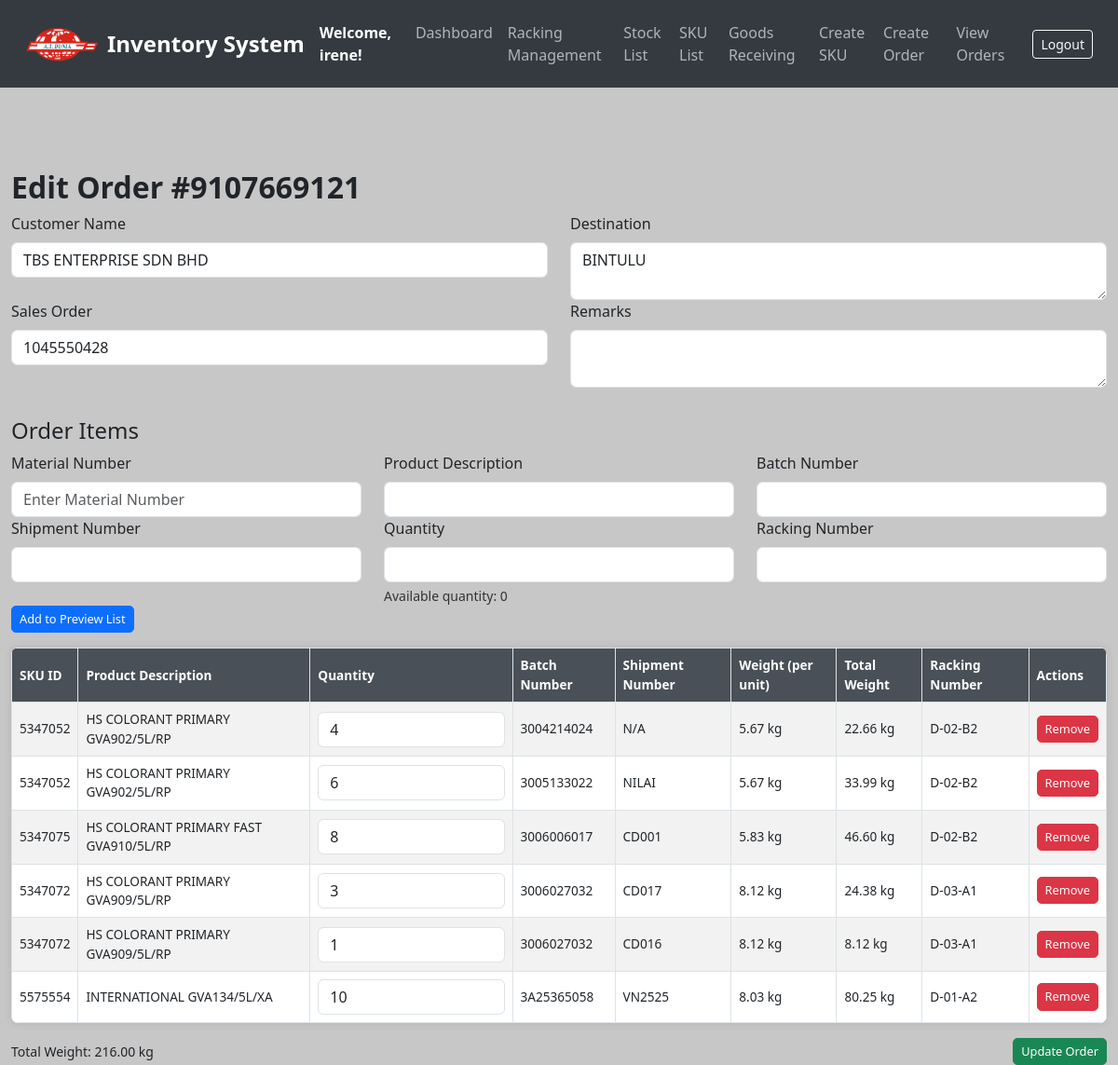
Page /edit-order/984 (signed in) on the committed database.
### models.py (models this page shows, shortened)
class User(UserMixin, db.Model):
    __tablename__ = 'users'
    id = db.Column(db.Integer, primary_key=True)
    username = db.Column(db.String(80), unique=True, nullable=False)
    email = db.Column(db.String(120), unique=True, nullable=False)
    password = db.Column(db.String(200), nullable=False)  # Store hashed passwords
    date_created = db.Column(db.DateTime, default=get_local_time)
    last_login = db.Column(db.DateTime, nullable=True)
    is_active = db.Column(db.Boolean, default=True)  # For account activation/deactivation
    is_approved = db.Column(db.Boolean, default=False)
    is_admin = db.Column(db.Boolean, default=False)

class Order(db.Model):
    __tablename__ = 'orders'
    id = db.Column(db.Integer, primary_key=True)
    dn_number = db.Column(db.String(50), unique=True, nullable=False)  # Add DN number field
    created_at = db.Column(db.DateTime, default=get_local_time)
    customer_name = db.Column(db.String(100), nullable=False)
    address = db.Column(db.String(255), nullable=False)
    sales_order = db.Column(db.String(255), nullable=False)
    remarks = db.Column(db.String(255), nullable=True)
    status = db.Column(db.String(20), default='active')
    created_by = db.Column(db.String(255), nullable=True)
    last_updated_by = db.Column(db.String(255), nullable=True)  # Add this line
    items = db.relationship('OrderItem', backref='order', cascade='all, delete-orphan', lazy=True)

class SKU(db.Model):
    __tablename__ = 'sku_list'
    id = db.Column(db.Integer, primary_key=True)
    material_number = db.Column(db.String(50), unique=True, nullable=False)
    product_description = db.Column(db.String(200), nullable=False)
    pack_size_id = db.Column(db.Integer, db.ForeignKey('pack_sizes.id'), nullable=False)
    weight = db.Column(db.Float, nullable=False)
    pack_size = db.relationship('PackSize', backref='skus', lazy=True)  # Establish relationship

### app.py (the view)
@app.route('/edit-order/<int:order_id>', methods=['GET'])
@login_required
def edit_order(order_id):
    order = Order.query.get_or_404(order_id)
    order_items = OrderItem.query.filter_by(order_id=order.id).all()
    return render_template('edit_order.html', order=order, order_items=order_items)

### app.py (called while the page is built)
@login_manager.user_loader
def load_user(user_id):
    return db.session.get(User, int(user_id))

### templates/edit_order.html (shortened to what this page needs)
<!DOCTYPE html>
<html lang="en">
<head>
    <link href="https://cdn.jsdelivr.net/npm/bootstrap@5.3.0/dist/css/bootstrap.min.css" rel="stylesheet">
</head>
<body>
<nav class="navbar navbar-expand-lg navbar-dark">
    <div class="container-fluid">
        <img src="{{ url_for('static', filename='logo_.png') }}" alt="Logo" width="80" height="40" class="me-2">
        <a class="navbar-brand" href="/">Inventory System</a>
        <strong class="text-white">Welcome, {{ current_user.username }}!</strong>
        <div class="collapse navbar-collapse" id="navbarNav">
            <ul class="navbar-nav ms-auto">
                <li class="nav-item"><a class="nav-link" href="/dashboard">Dashboard</a></li>
                <li class="nav-item"><a class="nav-link" href="/create_racking">Racking Management</a></li>
                <li class="nav-item"><a class="nav-link" href="/stocks">Stock List</a></li>
                <li class="nav-item"><a class="nav-link" href="/sku-list">SKU List</a></li>
                <li class="nav-item"><a class="nav-link" href="/create-stock">Goods Receiving</a></li>
                <li class="nav-item"><a class="nav-link" href="/add-sku">Create SKU</a></li>
                <li class="nav-item"><a class="nav-link" href="/create-order">Create Order</a></li>
                <li class="nav-item"><a class="nav-link" href="/orders">View Orders</a></li>
            </ul>
            <form class="d-flex ms-3" action="{{ url_for('logout') }}" method="POST">
                <button class="btn btn-sm btn-outline-light" type="submit">Logout</button>
            </form>
        </div>
    </div>
</nav>
    <div class="container mt-5">
        <h2>Edit Order #{{ order.dn_number }}</h2>
        <form id="editOrderForm">
            <div class="row mb-3">
                <div class="col-md-6 form-group">
                    <label for="customer_name" class="form-label">Customer Name</label>
                    <input type="text" id="customer_name" class="form-control" value="{{ order.customer_name }}" required>
                </div>
                <div class="col-md-6 form-group">
                    <label for="address" class="form-label">Destination</label>
                    <textarea id="address" class="form-control" required>{{ order.address }}</textarea>
                </div>
                <div class="col-md-6 form-group">
                    <label for="sales_order" class="form-label">Sales Order</label>
                    <input type="text" id="sales_order" class="form-control" value="{{ order.sales_order }}" required>
                </div>
                <div class="col-md-6 form-group">
                    <label for="remarks" class="form-label">Remarks</label>
                    <textarea id="remarks" class="form-control">{{ order.remarks }}</textarea>
                </div>
            </div>
            <h4>Order Items</h4>
            <div class="row mb-3">
                <div class="col-md-4 form-group">
                    <label for="material_number" class="form-label">Material Number</label>
                    <input type="text" id="material_number" class="form-control" placeholder="Enter Material Number">
                </div>
                <div class="col-md-4 form-group">
                    <label for="product_description" class="form-label">Product Description</label>
                    <input type="text" id="product_description" class="form-control" readonly>
                </div>
                <div class="col-md-4 form-group">
                    <label for="batch_number" class="form-label">Batch Number</label>
                    <select id="batch_number" class="form-control" required></select>
                </div>
                <div class="col-md-4 form-group">
                    <label for="shipment_number" class="form-label">Shipment Number</label>
                    <select id="shipment_number" class="form-control"></select>
                </div>
                <div class="col-md-4 form-group">
                    <label for="quantity" class="form-label">Quantity</label>
                    <input type="number" id="quantity" class="form-control" min="1" required>
                </div>
                <div class="col-md-4 form-group">
                    <label for="racking_number" class="form-label">Racking Number</label>
                    <select id="racking_number" class="form-control" required></select>
                </div>
                <div class="col-md-4 form-group align-self-end">
                    <button type="button" id="add_to_preview_btn" class="btn btn-primary">Add to Preview List</button>
                </div>
            </div>
            <table class="table table-striped table-bordered mt-3" id="edit_order_items">
                <thead>
                    <tr>
                        <th>SKU ID</th>
                        <th>Product Description</th>
                        <th>Quantity</th>
                        <th>Batch Number</th>
                        <th>Shipment Number</th>
                        <th>Weight (per unit)</th>
                        <th>Total Weight</th>
                        <th>Racking Number</th>
                        <th>Actions</th>
                    </tr>
                </thead>
                <tbody>
                    {% for item in order_items %}
                    <tr data-item-id="{{ item.id }}">
                        <td>{{ item.sku.material_number }}</td>
                        <td>{{ item.sku.product_description }}</td>
                        <td><input type="number" class="form-control item-quantity" value="{{ item.quantity }}" min="1" required></td>
                        <td>{{ item.batch_number }}</td>
                        <td>{{ item.shipment_number }}</td>
                        <td>{{ "%.2f"|format(item.sku.weight) }} kg</td>
                        <td class="item-total-weight">{{ "%.2f"|format(item.quantity * item.sku.weight) }} kg</td>
                        <td>{{ item.racking_number }}</td>
                        <td><button type="button" class="btn btn-danger remove-item-btn">Remove</button></td>
                    </tr>
                    {% endfor %}
                </tbody>
            </table>
            <div class="d-flex justify-content-between align-items-center mt-3">
                <small id="total_weight_display">Total Weight: {{ total_weight }} kg</small>
                <button type="button" id="update_order_btn" class="btn btn-success">Update Order</button>
            </div>
        </form>
    </div>
</body>
</html>

### templates/edit_order.html (style rules this page uses)
body { background-color: #C7C7C7; color: #212529; }
.navbar { background-color: #343a40; padding: 15px; }
.navbar-brand { font-weight: bold; color: #fff; font-size: 1.5rem; }
.nav-link { color: #adb5bd; font-weight: 500; }
.container { max-width: 1200px; padding-top: 40px; }
.table { background-color: #fff; border-radius: 8px; overflow: hidden; box-shadow: 0px 0px 10px rgba(0, 0, 0, 0.1); font-size: 0.85rem; }
.table th, .table td { vertical-align: middle; padding: 0.5rem; }
.table th { background-color: #495057; color: #fff; }
.table-striped tbody tr:nth-of-type(odd) { background-color: #f8f9fa; }
.btn-primary, .btn-success, .btn-danger { border-radius: 5px; padding: 0.25rem 0.5rem; font-size: 0.8rem; transition: all 0.3s ease; }
h2 { font-size: 2rem; font-weight: bold; }
h4 { font-size: 1.5rem; font-weight: 500; margin-top: 2rem; }
.btn-warning, .btn-success, .btn-danger { border-radius: 5px; transition: all 0.3s ease; }

### rows in the picture
User: username "irene"
Order: dn_number "9107669121", customer_name "TBS ENTERPRISE SDN BHD", address "BINTULU", sales_order "1045550428"
SKU: sku.material_number "5347052" "5347052", sku.product_description "HS COLORANT PRIMARY GVA902/5L/RP" "HS COLORANT PRIMARY GVA902/5L/RP", sku.weight "5.67" "5.67", item.quantity*item.sku.weight "22.66" "33.99"
SKU: sku.material_number "5347075", sku.product_description "HS COLORANT PRIMARY FAST GVA910/5L/RP", sku.weight "5.83", item.quantity*item.sku.weight "46.60"
SKU: sku.material_number "5347072" "5347072", sku.product_description "HS COLORANT PRIMARY GVA909/5L/RP" "HS COLORANT PRIMARY GVA909/5L/RP", sku.weight "8.12" "8.12", item.quantity*item.sku.weight "24.38" "8.12"
SKU: sku.material_number "5575554", sku.product_description "INTERNATIONAL GVA134/5L/XA", sku.weight "8.03", item.quantity*item.sku.weight "80.25"

### other values in the picture
{{ item.batch_number }} "3004214024" "3005133022" "3006006017" "3006027032" "3006027032" "3A25365058"
{{ item.shipment_number }} "N/A" "NILAI" "CD001" "CD017" "CD016" "VN2525"
{{ item.racking_number }} "D-02-B2" "D-02-B2" "D-02-B2" "D-03-A1" "D-03-A1" "D-01-A2"
